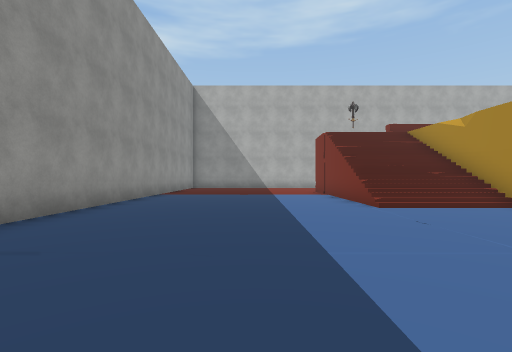
[1] (above)

12 first-person views from a walk through a 3-D level made in the Unity game engine. The camera is 1.4 m above the floor, looks level and sees 85° across. The floor is counted in squares, 2 m on a side. Each view is taken from the middle of a square. On the plan, view 1 faces up. The plan holds only what a view shows up to about 9 squares ahead; the rest is blank. The place goes on beyond the plan. Some surface patterns are stand-ins.

[2]
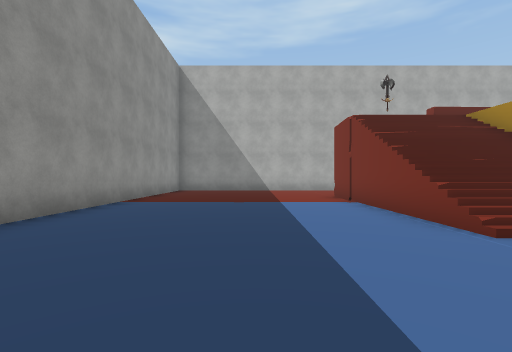

[3]
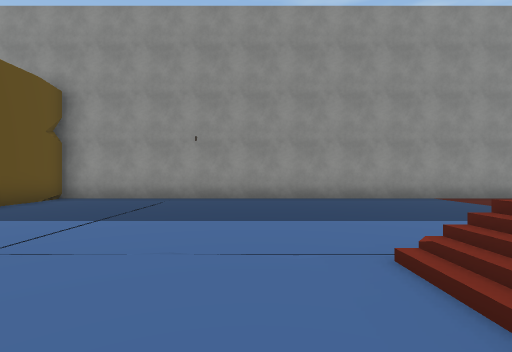

[4]
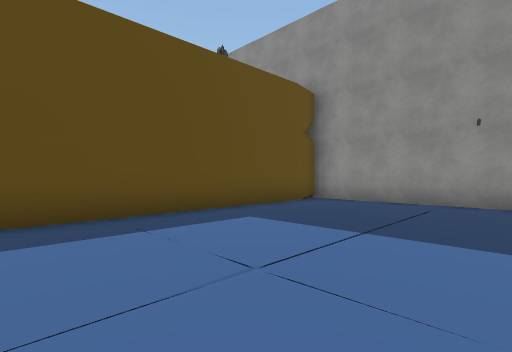

[5]
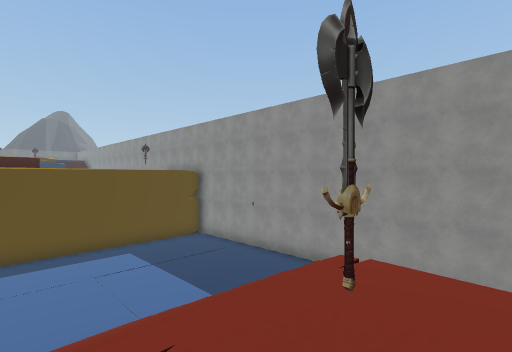

[6]
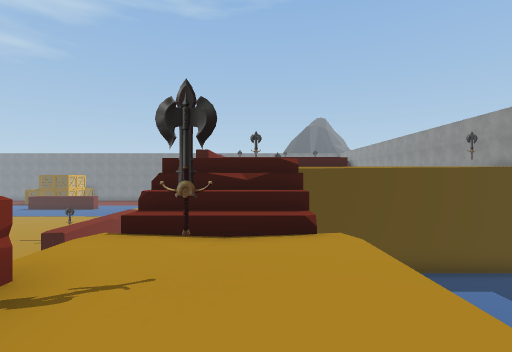

[7]
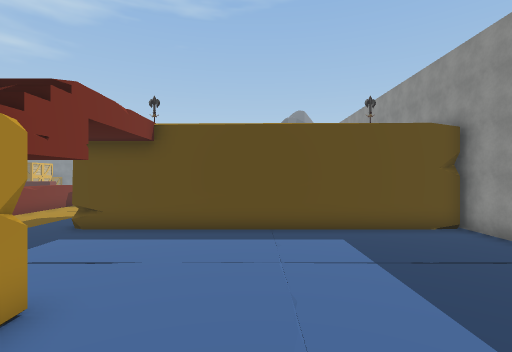

[8]
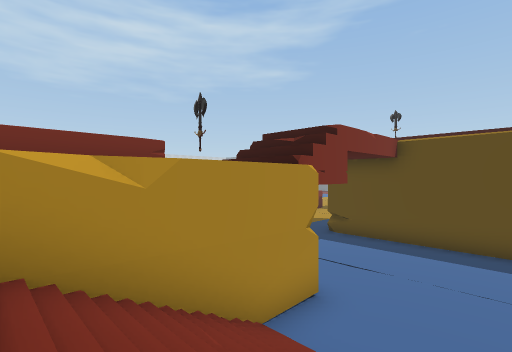

[9]
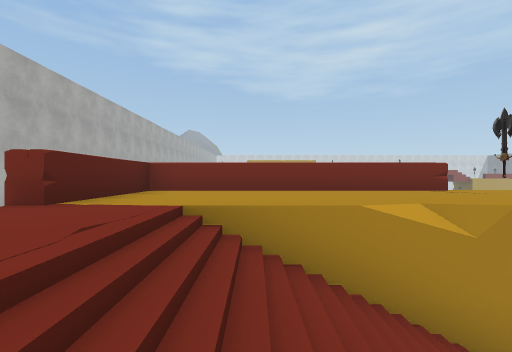

[10]
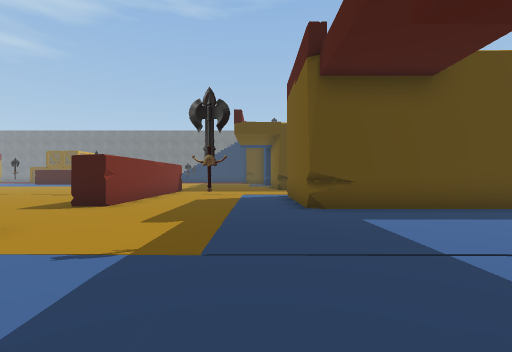

[11]
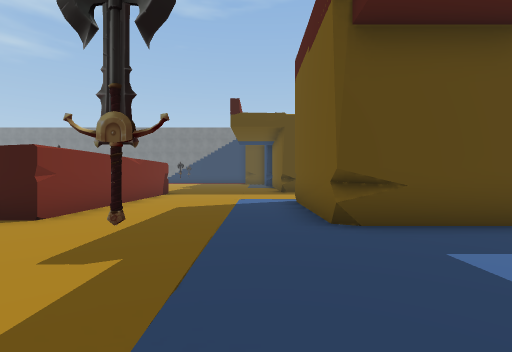

[12]
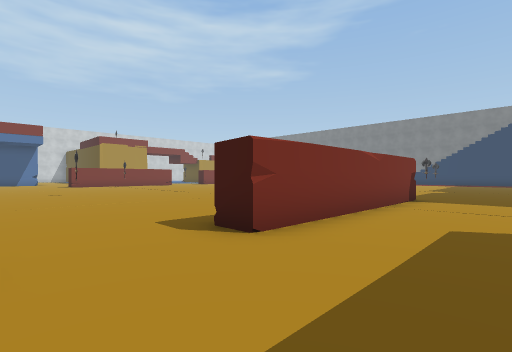

### Floor plan
Key: @ floor where view 1 was taken; # wall or solid block; . main floor; : floor 4.75 m higher than the main floor; / step, stairs or slope; ^ raised ledge; O other object.
Columns run from 4 left of view 1 to 22 right of it. Each row starts with its distance up from view 1.
 12 #......:::OOO#
 11 #......::::::^
 10 #......///:::^
  9 #......////::^
  8 #......///#::^
  7 #......///:::^
  6 #......///:::#
  5 #........./:::.
  4 #...............
  3 O................
  2 #..............#..
  1 #........................
  0 #...@......................
 -1 ##############.............
 -2              #....#.......
 -3              #....#......
 -4              #....# ....
 -5              .....#
 -6              .....#
 -7                ...#
 -8                ...
 -9                 ..
-10                 ..

Positions as (right, up) in squares from view 1, and headings:
1: (0, 0), facing up
2: (0, 3), facing up
3: (5, 5), facing left
4: (4, 4), facing down-left
5: (5, 12), facing down-left
6: (7, 8), facing down
7: (3, 8), facing down
8: (3, 9), facing down-right
9: (3, 10), facing right
10: (10, 5), facing down
11: (10, 3), facing down
12: (11, 1), facing down-right
